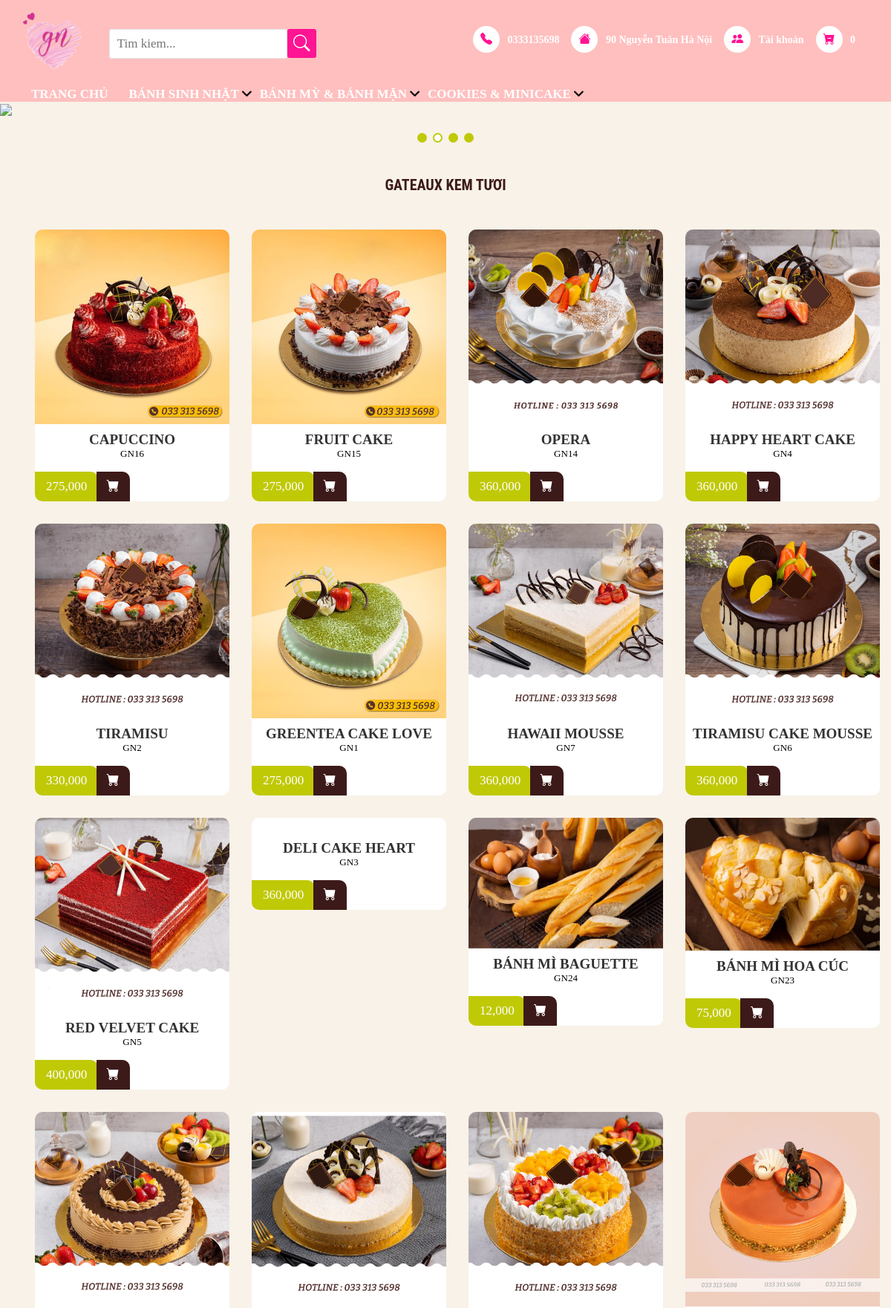
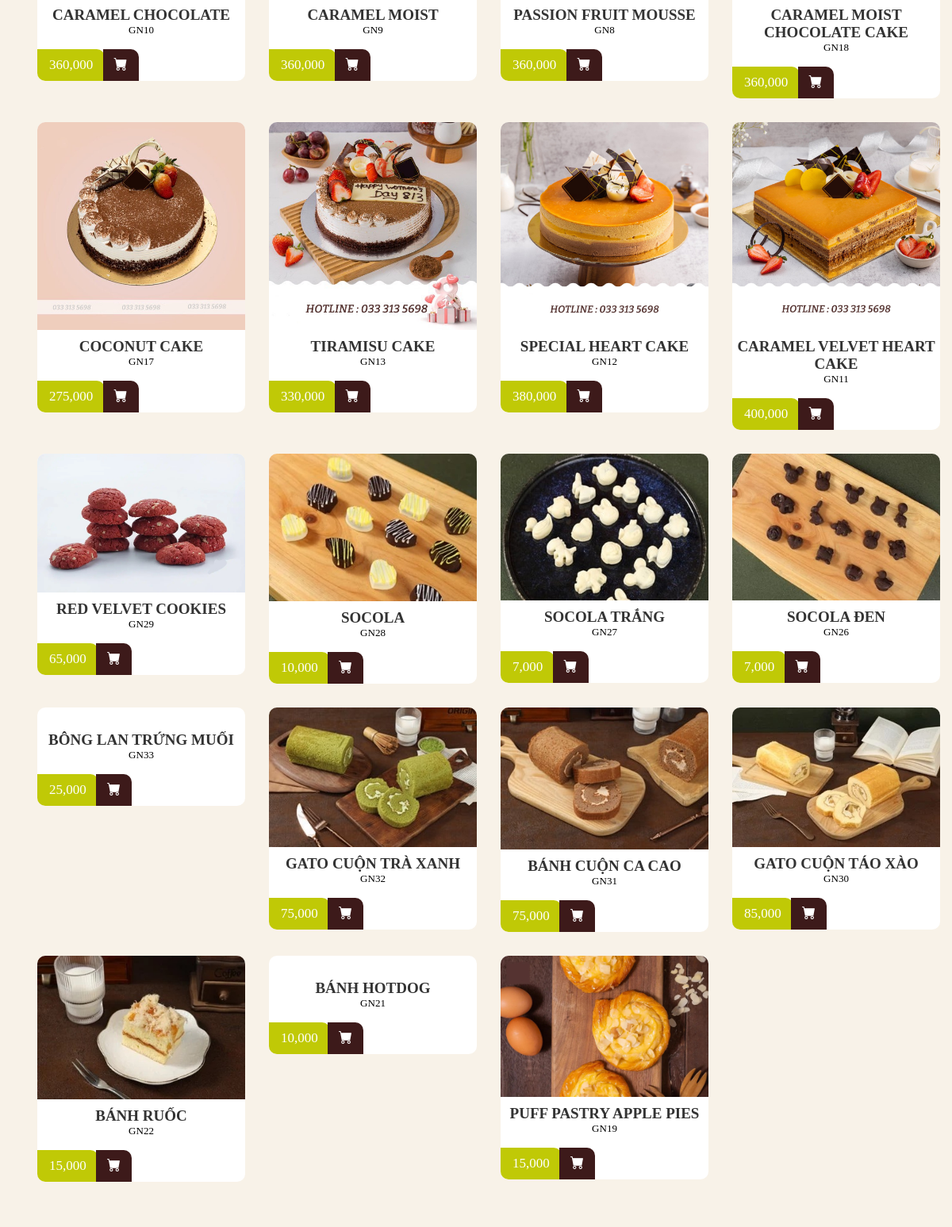
The page / (upper part) on the database its author committed (2 pictures, top to bottom).
### tables this page shows
CREATE TABLE `categories` (
  `id` int NOT NULL,
  `name` varchar(255) NOT NULL
);

CREATE TABLE `category_detail` (
  `id` int NOT NULL,
  `name` varchar(255) NOT NULL,
  `category_id` int NOT NULL
);

CREATE TABLE `products` (
  `id` int NOT NULL,
  `name` varchar(255) NOT NULL,
  `image` varchar(255) NOT NULL,
  `description` text NOT NULL,
  `status` int NOT NULL DEFAULT '1',
  `category_detail_id` int NOT NULL,
  `user_id` int NOT NULL,
  `status_id` int DEFAULT NULL
);

### index.php (the view, shortened to what this page needs)
<?php
  require './database/connect.php';
  $where = 1;
  $sql = "SELECT products.*, category_detail.name as category_name, products_size.price, products_size.size
  FROM products
  INNER JOIN (
    SELECT product_id, MIN(price) as price
    FROM products_size
    GROUP BY product_id
  ) as min_price ON products.id = min_price.product_id
  INNER JOIN products_size ON products.id = products_size.product_id AND min_price.price = products_size.price
  INNER JOIN category_detail ON category_detail.id = products.category_detail_id
  WHERE $where
  ORDER BY category_detail.id ASC, products.id DESC";
  $result = mysqli_query($connect, $sql);
  if(mysqli_num_rows($result) == 0) {
    $error = 'Không có sản phẩm nào';
  }
  else {
    $category_name = mysqli_fetch_array($result)['category_name'];
  }
?>
<!DOCTYPE html>
<html>
<head>
  <link rel="stylesheet" href="https://cdn.jsdelivr.net/npm/bootstrap-icons@1.8.1/font/bootstrap-icons.css">
  <link href="https://cdn.jsdelivr.net/npm/bootstrap@5.1.3/dist/css/bootstrap.min.css" rel="stylesheet"
>
  <link rel="stylesheet" type="text/css" href="css/style.css">
  <link rel="stylesheet" href="https://cdnjs.cloudflare.com/ajax/libs/font-awesome/6.0.0/css/all.min.css">
  <link rel="stylesheet" type="text/css" href="css/slick-style.css">
  <link rel="stylesheet" type="text/css" href="https://cdn.jsdelivr.net/npm/slick-carousel@1.8.1/slick/slick.css" />
  <link rel="stylesheet" href="https://cdnjs.cloudflare.com/ajax/libs/font-awesome/4.7.0/css/font-awesome.min.css">
</head>
<body>
  <?php require './header.php'; ?>
  <div class="slideshow-container">
    <div class="mySlides">
      <div class="numbertext"></div>
      <img src="img/banner2.jpg" style="width:100%">
    </div>
  </div>
  <br>
  <div style="text-align:center">
    <span class="dot"></span>
    <span class="dot"></span>
    <span class="dot"></span>
    <span class="dot"></span>
  </div>
  <div id="intro">
    <div class="headline">
      <h3><?= $category_name ?? $error ?></h3>
    </div>
    <ul class="products">
      <?php foreach($result as $each) { ?>
        <li>
          <div class="product-item">
            <div class="product-top">
              <a href="./product.php?id=<?= $each['id'] ?>" class="product-thumb">
                <img  src="./assets/images/products/<?= $each['image'] ?>" alt="">
              </a>
            </div>
            <div class="product-info">
              <a href="./product.php?id=<?= $each['id'] ?>" class="product-cat"><?= $each['name'] ?></a>
              <p class="product-name">GN<?= $each['id'] ?></p>
              <div class="product-price-action">
                <p class="product-price"><?= number_format($each['price'], 0, '.', ',') ?></p>
                <div class="product-action">
              <form action="process_size.php" method="GET">
                <button  type="submit" name="addcart" class="btn-action"><i class="bi bi-cart-fill"></i></button>
              </form>
                </div>
              </div>
            </div>
          </div>
        </li>
      <?php } ?>
  </div>
</body>
</html>

### header.php (shortened to what this page needs)
<?php
require './database/connect.php';
$sql = "select * from categories";
$categories = mysqli_query($connect, $sql);
$cart = (isset($_SESSION['cart']))? $_SESSION['cart'] : [];
?>
  <header class="medium-header">
    <div class="site-header">
      <div class="header-left">
        <div class="logo">
          <h1>
            <a href="./index.php">
              <img src="img/logo.png">
            </a>
          </h1>
        </div>
        <div class="search">
          <form action="./index.php" method="post" class="input-search" role="search">
            <input id="search" type="search" name="search" value placeholder="Tim kiem..." class="input-field" aria-label="Tim kiem ..." autocomplete="off">
            <span class="input-group-btn">
              <button type="submit" class="btn icon-fallback-text">
                <i class="bi bi-search" aria-hidden="true"></i>
              </button>
            </span>
          </form>
        </div>
      </div>
      <div class="header-right">
        <ul class="list-item">
          <a class="item" href="tel:0333135698">
            <i class="bi bi-telephone-fill" aria-hidden="true"></i>
            <span>0333135698</span>
          </a>
          <a class="item" href="#">
            <i class="bi bi-house-fill" aria-hidden="true"></i>
            <span>
              90 Nguyễn Tuân Hà Nội
            </span>
          </a>
          <?php if(empty($_SESSION['id'])) { ?>
            <a class="item" href="./signin.php">
              <i class="bi bi-people-fill" aria-hidden="true"></i>
              Tài khoản
            </a>
          <?php } ?>
          <a class="item" href="cart.php">
            <div class="cart-total-price">
              <i class="bi bi-cart-dash-fill" aria-hidden="true"></i>
              <?php if(empty($_SESSION['id'])) { ?><span id="CartCount">
              0</span>
              <?php } else { ?>
                <span id="CartCount"><?php echo total_item($cart) ?></span>
                <?php } ?>
            </div>
          </a>
      </div>
    </div>
    <nav class="container">
      <ul id="main-menu">
        <li><a href="./index.php">TRANG CHỦ</a></li>
        <?php foreach($categories as $category) { ?>
            <li>
                <a href="#"><?= $category['name'] ?></a>
            </li>
          <?php } ?>
      </ul>
    </nav>
  </header>

### rows shown on the page
categories: name "BÁNH SINH NHẬT"
categories: name "BÁNH MỲ & BÁNH MẶN"
categories: name "COOKIES & MINICAKE"
category_detail: name "GATEAUX KEM TƯƠI"
products: image (picture), name "CAPUCCINO", id "16", price "275,000"
products: image (picture), name "FRUIT CAKE", id "15", price "275,000"
products: image (picture), name "OPERA", id "14", price "360,000"
products: image (picture), name "HAPPY HEART CAKE", id "4", price "360,000"
products: image (picture), name "TIRAMISU", id "2", price "330,000"
products: image (picture), name "GREENTEA CAKE LOVE", id "1", price "275,000"
products: image (picture), name "HAWAII MOUSSE", id "7", price "360,000"
products: image (picture), name "TIRAMISU CAKE MOUSSE", id "6", price "360,000"
products: image (picture), name "RED VELVET CAKE", id "5", price "400,000"
products: name "DELI CAKE HEART", id "3", price "360,000"
products: image (picture), name "BÁNH MÌ BAGUETTE", id "24", price "12,000"
products: image (picture), name "BÁNH MÌ HOA CÚC", id "23", price "75,000"
products: image (picture), name "CARAMEL CHOCOLATE", id "10", price "360,000"
products: image (picture), name "CARAMEL MOIST", id "9", price "360,000"
products: image (picture), name "PASSION FRUIT MOUSSE", id "8", price "360,000"
products: image (picture), name "CARAMEL MOIST CHOCOLATE CAKE", id "18", price "360,000"
products: image (picture), name "COCONUT CAKE", id "17", price "275,000"
products: image (picture), name "TIRAMISU CAKE", id "13", price "330,000"
products: image (picture), name "SPECIAL HEART CAKE", id "12", price "380,000"
products: image (picture), name "CARAMEL VELVET HEART CAKE", id "11", price "400,000"
products: image (picture), name "RED VELVET COOKIES", id "29", price "65,000"
products: image (picture), name "SOCOLA", id "28", price "10,000"
products: image (picture), name "SOCOLA TRẮNG", id "27", price "7,000"
products: image (picture), name "SOCOLA ĐEN", id "26", price "7,000"
products: name "BÔNG LAN TRỨNG MUỐI", id "33", price "25,000"
products: image (picture), name "GATO CUỘN TRÀ XANH", id "32", price "75,000"
products: image (picture), name "BÁNH CUỘN CA CAO", id "31", price "75,000"
products: image (picture), name "GATO CUỘN TÁO XÀO", id "30", price "85,000"
products: image (picture), name "BÁNH RUỐC", id "22", price "15,000"
products: name "BÁNH HOTDOG", id "21", price "10,000"
products: image (picture), name "PUFF PASTRY APPLE PIES", id "19", price "15,000"
